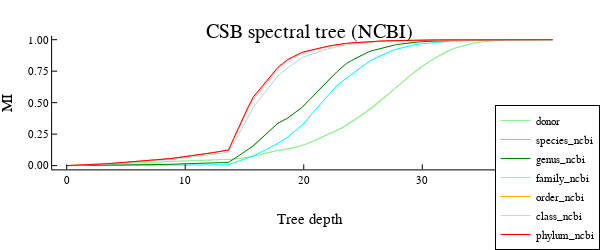

Here is the notebook cell this chart was saved with:
### Code cell
minmax = extrema(mapinternalnodes(network_distance, spi_tree_50pct, spi_tree_50pct))
cuts = range(0, minmax[2], length=NCUTS)

plot(title="CSB spectral tree (NCBI)", ylabel="MI", xlabel="Tree depth",
    legend=:outerright,
    size=(600,250),  
)
for (tlab, tcol) in reverse(collect(zip(taxonomylevels, taxarankcolors)))
    df = filter(:taxaID=> ==(tlab), boot_SPI_pltdf)
    @df df plot!(cuts, :cumulative_boot_mean, ribbon=2 .* :cumulative_boot_std, label=tlab, c=tcol, lw=1)
end
plot!()
